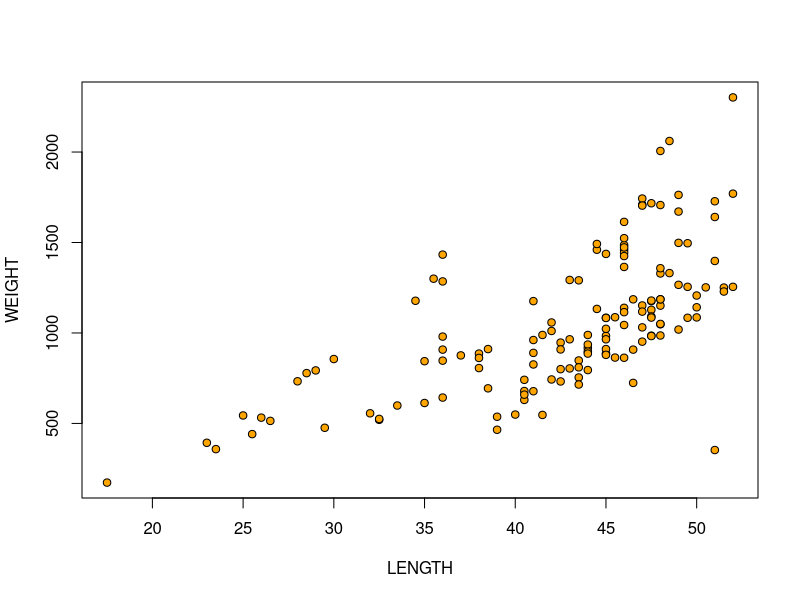
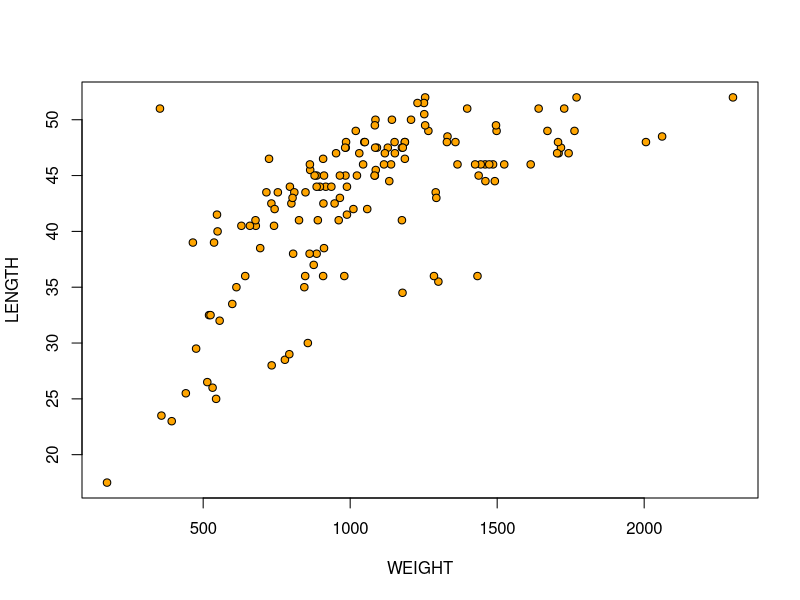
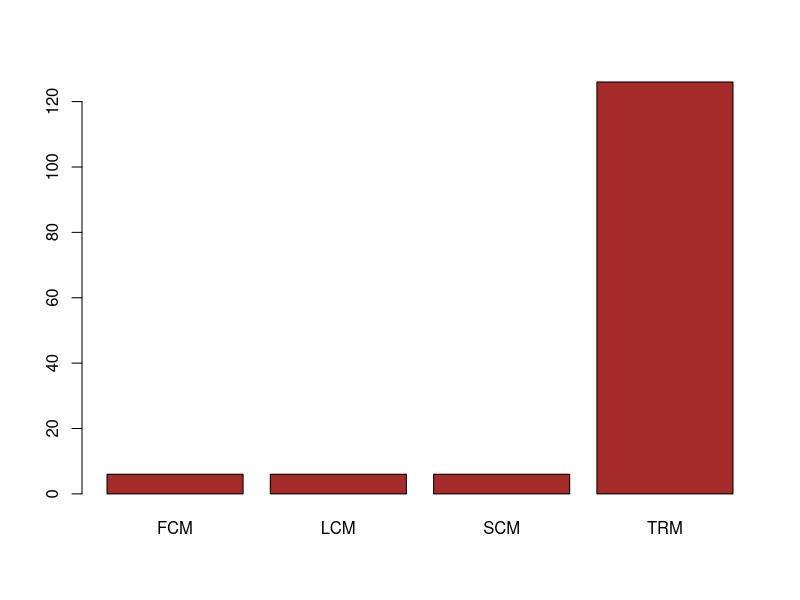
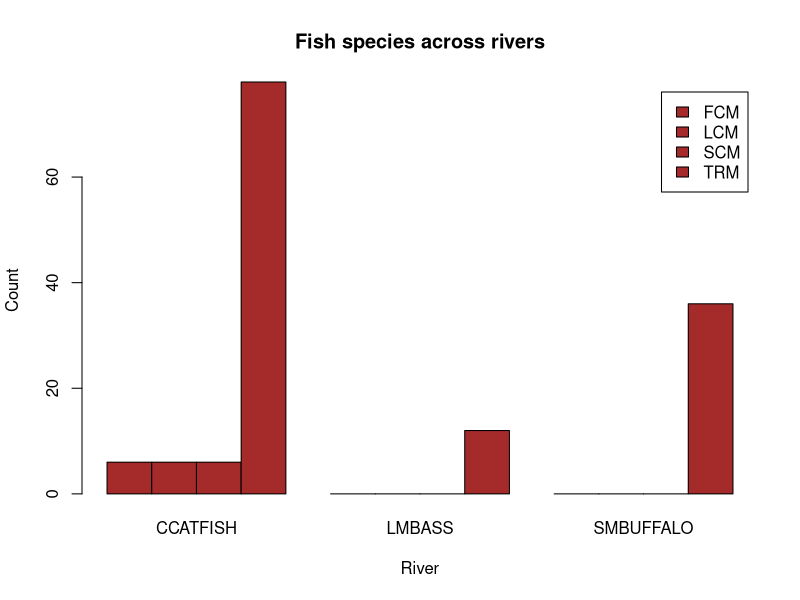
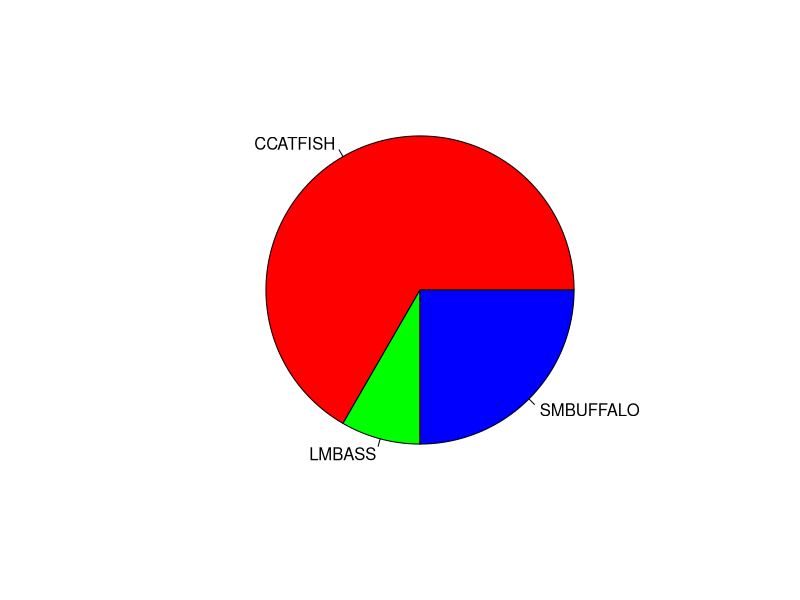
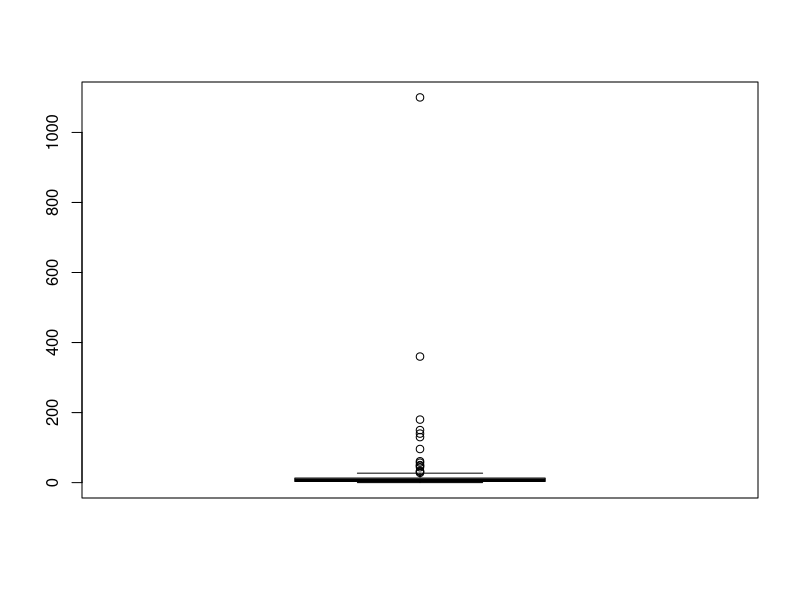
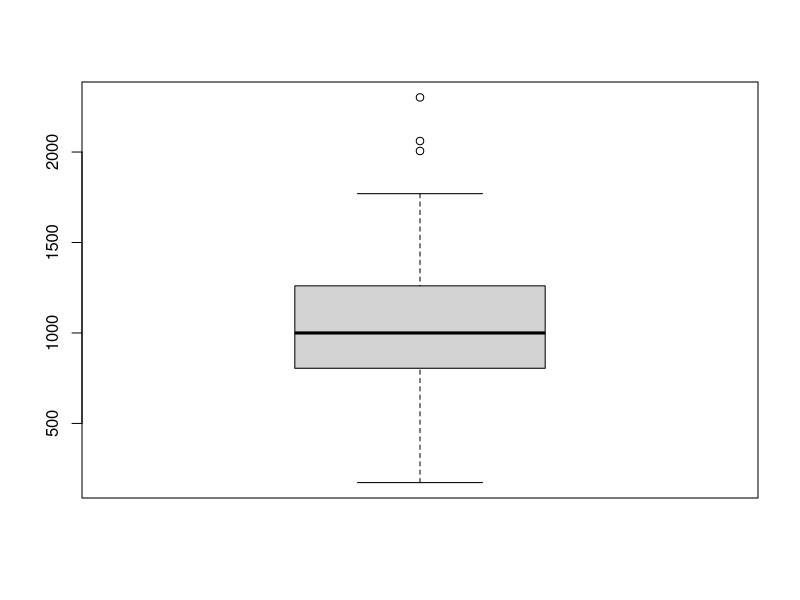
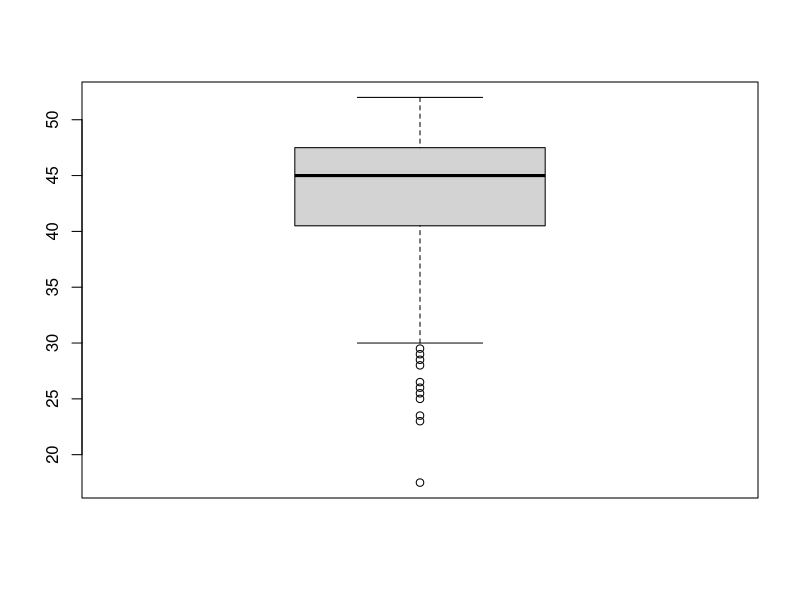

Here is the R script that generated these plots, in order:
# Task 1:
getwd()

# Task 2:
# using some of the given example R code we can read data into my instance of R studio
# Although at this time I'm not sure of what type of data data( the var) is here
# maybe a vector?
data <- read.csv("DDT-1.csv")

# Apply more given code, this gives me an entire row of the .csv file. 2nd arg is number of rows to be returned
head(data,6)

# Task 3:
# This task asks about some metadata about the data object we used above

# Number of species in the data set
length(unique(data$SPECIES))

# subset for large mouth bass with a weight > 800 mg
large_mouth_base_subset <- data[data$SPECIES == "LMBASS" & data$WEIGHT > 800, ]
large_mouth_base_subset

# Now to slice up the data by river and DDT amounts
ddt_and_SMC_river <- data[data$RIVER == "SCM" & data$DDT > 4.0, ]
ddt_and_SMC_river

# Task 4:
# Time to do some math... rock and roll?? (oh nevermind we have functions it seems)

# mean is the average
mean(data$LENGTH) # Wild we can't store this value

# mean_length <- mean(data$LENGTH)
# mean_length does not compile which is odd

# now to calc the standard div and off to the web for documentation!
# Found some here for standard div: https://www.scaler.com/topics/built-in-functions-in-r/

sd(data$WEIGHT)

# Task 5:
# time to start working with plots

# Cook up both plots to compare
with(data, plot(WEIGHT ~ LENGTH, bg = "Orange", pch = 21, cex = 1))
with(data, plot(LENGTH ~ WEIGHT, bg = "Orange", pch = 21, cex = 1))

# a math question now
# if v = 1:20 what is the last value of v/20?

# A vector 1 - 20 then divide every element by 20
v = 1:20
v / 20

# task 5: Table time
river_table = with(data,table(data$RIVER))
river_table

# Now to make the bar plot
barplot(river_table, col = "brown")

# Now to make a crossed table with rivers and fish
crossed_table_river_fish = with(data, table(data$RIVER, data$SPECIES))
crossed_table_river_fish

# create a cross table of river and fish species
crossed_table_river_fish <- table(data$RIVER, data$SPECIES)

# make a barplot
barplot(crossed_table_river_fish,
        beside = TRUE,      # put species side-by-side for each river
        col = "brown",
        legend = TRUE,      # add legend for fish species
        xlab = "River",
        ylab = "Count",
        main = "Fish species across rivers")

# Task 6 Pie chart time!

# make the table
species_pie_table <- table(data$SPECIES)

pie(species_pie_table,col = rainbow(3))

# Task 7: box plots

# for DDT
boxplot(data$DDT)

# for weight
boxplot(data$WEIGHT)

# and for length
boxplot(data$LENGTH)
